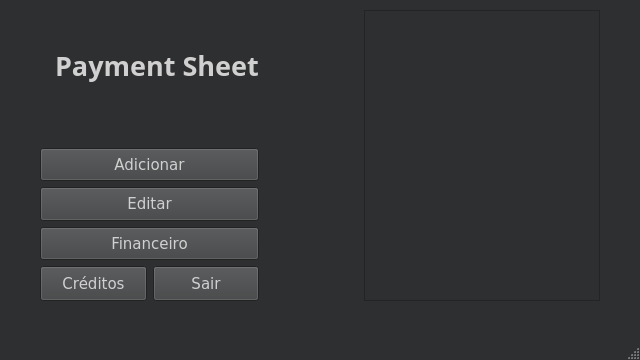
<?xml version="1.0" encoding="UTF-8"?>
<ui version="4.0">
 <class>MainWindow</class>
 <widget class="QMainWindow" name="MainWindow">
  <property name="geometry">
   <rect>
    <x>0</x>
    <y>0</y>
    <width>640</width>
    <height>360</height>
   </rect>
  </property>
  <property name="sizePolicy">
   <sizepolicy hsizetype="Fixed" vsizetype="Preferred">
    <horstretch>0</horstretch>
    <verstretch>0</verstretch>
   </sizepolicy>
  </property>
  <property name="minimumSize">
   <size>
    <width>640</width>
    <height>360</height>
   </size>
  </property>
  <property name="maximumSize">
   <size>
    <width>640</width>
    <height>360</height>
   </size>
  </property>
  <property name="palette">
   <palette>
    <active>
     <colorrole role="WindowText">
      <brush brushstyle="SolidPattern">
       <color alpha="255">
        <red>255</red>
        <green>255</green>
        <blue>255</blue>
       </color>
      </brush>
     </colorrole>
     <colorrole role="Button">
      <brush brushstyle="SolidPattern">
       <color alpha="255">
        <red>85</red>
        <green>85</green>
        <blue>127</blue>
       </color>
      </brush>
     </colorrole>
     <colorrole role="Light">
      <brush brushstyle="SolidPattern">
       <color alpha="255">
        <red>127</red>
        <green>127</green>
        <blue>190</blue>
       </color>
      </brush>
     </colorrole>
     <colorrole role="Midlight">
      <brush brushstyle="SolidPattern">
       <color alpha="255">
        <red>106</red>
        <green>106</green>
        <blue>158</blue>
       </color>
      </brush>
     </colorrole>
     <colorrole role="Dark">
      <brush brushstyle="SolidPattern">
       <color alpha="255">
        <red>42</red>
        <green>42</green>
        <blue>63</blue>
       </color>
      </brush>
     </colorrole>
     <colorrole role="Mid">
      <brush brushstyle="SolidPattern">
       <color alpha="255">
        <red>57</red>
        <green>57</green>
        <blue>85</blue>
       </color>
      </brush>
     </colorrole>
     <colorrole role="Text">
      <brush brushstyle="SolidPattern">
       <color alpha="255">
        <red>255</red>
        <green>255</green>
        <blue>255</blue>
       </color>
      </brush>
     </colorrole>
     <colorrole role="BrightText">
      <brush brushstyle="SolidPattern">
       <color alpha="255">
        <red>255</red>
        <green>255</green>
        <blue>255</blue>
       </color>
      </brush>
     </colorrole>
     <colorrole role="ButtonText">
      <brush brushstyle="SolidPattern">
       <color alpha="255">
        <red>0</red>
        <green>0</green>
        <blue>0</blue>
       </color>
      </brush>
     </colorrole>
     <colorrole role="Base">
      <brush brushstyle="SolidPattern">
       <color alpha="255">
        <red>0</red>
        <green>0</green>
        <blue>0</blue>
       </color>
      </brush>
     </colorrole>
     <colorrole role="Window">
      <brush brushstyle="SolidPattern">
       <color alpha="255">
        <red>35</red>
        <green>35</green>
        <blue>52</blue>
       </color>
      </brush>
     </colorrole>
     <colorrole role="Shadow">
      <brush brushstyle="SolidPattern">
       <color alpha="255">
        <red>0</red>
        <green>0</green>
        <blue>0</blue>
       </color>
      </brush>
     </colorrole>
     <colorrole role="AlternateBase">
      <brush brushstyle="SolidPattern">
       <color alpha="255">
        <red>42</red>
        <green>42</green>
        <blue>63</blue>
       </color>
      </brush>
     </colorrole>
     <colorrole role="ToolTipBase">
      <brush brushstyle="SolidPattern">
       <color alpha="255">
        <red>255</red>
        <green>255</green>
        <blue>220</blue>
       </color>
      </brush>
     </colorrole>
     <colorrole role="ToolTipText">
      <brush brushstyle="SolidPattern">
       <color alpha="255">
        <red>0</red>
        <green>0</green>
        <blue>0</blue>
       </color>
      </brush>
     </colorrole>
    </active>
    <inactive>
     <colorrole role="WindowText">
      <brush brushstyle="SolidPattern">
       <color alpha="255">
        <red>208</red>
        <green>208</green>
        <blue>208</blue>
       </color>
      </brush>
     </colorrole>
     <colorrole role="Button">
      <brush brushstyle="SolidPattern">
       <color alpha="255">
        <red>64</red>
        <green>65</green>
        <blue>66</blue>
       </color>
      </brush>
     </colorrole>
     <colorrole role="Light">
      <brush brushstyle="SolidPattern">
       <color alpha="255">
        <red>255</red>
        <green>255</green>
        <blue>255</blue>
       </color>
      </brush>
     </colorrole>
     <colorrole role="Midlight">
      <brush brushstyle="SolidPattern">
       <color alpha="255">
        <red>227</red>
        <green>227</green>
        <blue>227</blue>
       </color>
      </brush>
     </colorrole>
     <colorrole role="Dark">
      <brush brushstyle="SolidPattern">
       <color alpha="255">
        <red>64</red>
        <green>65</green>
        <blue>66</blue>
       </color>
      </brush>
     </colorrole>
     <colorrole role="Mid">
      <brush brushstyle="SolidPattern">
       <color alpha="255">
        <red>160</red>
        <green>160</green>
        <blue>160</blue>
       </color>
      </brush>
     </colorrole>
     <colorrole role="Text">
      <brush brushstyle="SolidPattern">
       <color alpha="255">
        <red>208</red>
        <green>208</green>
        <blue>208</blue>
       </color>
      </brush>
     </colorrole>
     <colorrole role="BrightText">
      <brush brushstyle="SolidPattern">
       <color alpha="255">
        <red>255</red>
        <green>51</green>
        <blue>51</blue>
       </color>
      </brush>
     </colorrole>
     <colorrole role="ButtonText">
      <brush brushstyle="SolidPattern">
       <color alpha="255">
        <red>208</red>
        <green>208</green>
        <blue>208</blue>
       </color>
      </brush>
     </colorrole>
     <colorrole role="Base">
      <brush brushstyle="SolidPattern">
       <color alpha="255">
        <red>46</red>
        <green>47</green>
        <blue>48</blue>
       </color>
      </brush>
     </colorrole>
     <colorrole role="Window">
      <brush brushstyle="SolidPattern">
       <color alpha="255">
        <red>46</red>
        <green>47</green>
        <blue>48</blue>
       </color>
      </brush>
     </colorrole>
     <colorrole role="Shadow">
      <brush brushstyle="SolidPattern">
       <color alpha="255">
        <red>105</red>
        <green>105</green>
        <blue>105</blue>
       </color>
      </brush>
     </colorrole>
     <colorrole role="AlternateBase">
      <brush brushstyle="SolidPattern">
       <color alpha="255">
        <red>53</red>
        <green>54</green>
        <blue>55</blue>
       </color>
      </brush>
     </colorrole>
     <colorrole role="ToolTipBase">
      <brush brushstyle="SolidPattern">
       <color alpha="255">
        <red>64</red>
        <green>65</green>
        <blue>66</blue>
       </color>
      </brush>
     </colorrole>
     <colorrole role="ToolTipText">
      <brush brushstyle="SolidPattern">
       <color alpha="255">
        <red>208</red>
        <green>208</green>
        <blue>208</blue>
       </color>
      </brush>
     </colorrole>
    </inactive>
    <disabled>
     <colorrole role="WindowText">
      <brush brushstyle="SolidPattern">
       <color alpha="255">
        <red>42</red>
        <green>42</green>
        <blue>63</blue>
       </color>
      </brush>
     </colorrole>
     <colorrole role="Button">
      <brush brushstyle="SolidPattern">
       <color alpha="255">
        <red>85</red>
        <green>85</green>
        <blue>127</blue>
       </color>
      </brush>
     </colorrole>
     <colorrole role="Light">
      <brush brushstyle="SolidPattern">
       <color alpha="255">
        <red>127</red>
        <green>127</green>
        <blue>190</blue>
       </color>
      </brush>
     </colorrole>
     <colorrole role="Midlight">
      <brush brushstyle="SolidPattern">
       <color alpha="255">
        <red>106</red>
        <green>106</green>
        <blue>158</blue>
       </color>
      </brush>
     </colorrole>
     <colorrole role="Dark">
      <brush brushstyle="SolidPattern">
       <color alpha="255">
        <red>42</red>
        <green>42</green>
        <blue>63</blue>
       </color>
      </brush>
     </colorrole>
     <colorrole role="Mid">
      <brush brushstyle="SolidPattern">
       <color alpha="255">
        <red>57</red>
        <green>57</green>
        <blue>85</blue>
       </color>
      </brush>
     </colorrole>
     <colorrole role="Text">
      <brush brushstyle="SolidPattern">
       <color alpha="255">
        <red>42</red>
        <green>42</green>
        <blue>63</blue>
       </color>
      </brush>
     </colorrole>
     <colorrole role="BrightText">
      <brush brushstyle="SolidPattern">
       <color alpha="255">
        <red>255</red>
        <green>255</green>
        <blue>255</blue>
       </color>
      </brush>
     </colorrole>
     <colorrole role="ButtonText">
      <brush brushstyle="SolidPattern">
       <color alpha="255">
        <red>42</red>
        <green>42</green>
        <blue>63</blue>
       </color>
      </brush>
     </colorrole>
     <colorrole role="Base">
      <brush brushstyle="SolidPattern">
       <color alpha="255">
        <red>35</red>
        <green>35</green>
        <blue>52</blue>
       </color>
      </brush>
     </colorrole>
     <colorrole role="Window">
      <brush brushstyle="SolidPattern">
       <color alpha="255">
        <red>35</red>
        <green>35</green>
        <blue>52</blue>
       </color>
      </brush>
     </colorrole>
     <colorrole role="Shadow">
      <brush brushstyle="SolidPattern">
       <color alpha="255">
        <red>0</red>
        <green>0</green>
        <blue>0</blue>
       </color>
      </brush>
     </colorrole>
     <colorrole role="AlternateBase">
      <brush brushstyle="SolidPattern">
       <color alpha="255">
        <red>53</red>
        <green>54</green>
        <blue>55</blue>
       </color>
      </brush>
     </colorrole>
     <colorrole role="ToolTipBase">
      <brush brushstyle="SolidPattern">
       <color alpha="255">
        <red>64</red>
        <green>65</green>
        <blue>66</blue>
       </color>
      </brush>
     </colorrole>
     <colorrole role="ToolTipText">
      <brush brushstyle="SolidPattern">
       <color alpha="255">
        <red>208</red>
        <green>208</green>
        <blue>208</blue>
       </color>
      </brush>
     </colorrole>
    </disabled>
   </palette>
  </property>
  <property name="windowTitle">
   <string>MainWindow</string>
  </property>
  <widget class="QWidget" name="centralwidget">
   <widget class="QWidget" name="layoutWidget">
    <property name="geometry">
     <rect>
      <x>0</x>
      <y>0</y>
      <width>641</width>
      <height>311</height>
     </rect>
    </property>
    <layout class="QGridLayout" name="gridLayout_2">
     <property name="sizeConstraint">
      <enum>QLayout::SetMaximumSize</enum>
     </property>
     <item row="1" column="2">
      <spacer name="horizontalSpacer">
       <property name="orientation">
        <enum>Qt::Horizontal</enum>
       </property>
       <property name="sizeHint" stdset="0">
        <size>
         <width>118</width>
         <height>20</height>
        </size>
       </property>
      </spacer>
     </item>
     <item row="1" column="4">
      <spacer name="horizontalSpacer_2">
       <property name="orientation">
        <enum>Qt::Horizontal</enum>
       </property>
       <property name="sizeHint" stdset="0">
        <size>
         <width>60</width>
         <height>20</height>
        </size>
       </property>
      </spacer>
     </item>
     <item row="1" column="0">
      <spacer name="horizontalSpacer_3">
       <property name="orientation">
        <enum>Qt::Horizontal</enum>
       </property>
       <property name="sizeHint" stdset="0">
        <size>
         <width>60</width>
         <height>20</height>
        </size>
       </property>
      </spacer>
     </item>
     <item row="2" column="2">
      <spacer name="verticalSpacer_2">
       <property name="orientation">
        <enum>Qt::Vertical</enum>
       </property>
       <property name="sizeType">
        <enum>QSizePolicy::Fixed</enum>
       </property>
       <property name="sizeHint" stdset="0">
        <size>
         <width>20</width>
         <height>10</height>
        </size>
       </property>
      </spacer>
     </item>
     <item row="1" column="1">
      <layout class="QGridLayout" name="gridLayout">
       <item row="3" column="0">
        <layout class="QHBoxLayout" name="horizontalLayout">
         <property name="sizeConstraint">
          <enum>QLayout::SetMinAndMaxSize</enum>
         </property>
         <item>
          <widget class="QPushButton" name="bt_credits">
           <property name="sizePolicy">
            <sizepolicy hsizetype="Fixed" vsizetype="Fixed">
             <horstretch>0</horstretch>
             <verstretch>0</verstretch>
            </sizepolicy>
           </property>
           <property name="maximumSize">
            <size>
             <width>250</width>
             <height>35</height>
            </size>
           </property>
           <property name="font">
            <font>
             <family>Verdana</family>
             <pointsize>11</pointsize>
            </font>
           </property>
           <property name="text">
            <string>Créditos</string>
           </property>
          </widget>
         </item>
         <item>
          <widget class="QPushButton" name="bt_exit">
           <property name="sizePolicy">
            <sizepolicy hsizetype="Fixed" vsizetype="Fixed">
             <horstretch>0</horstretch>
             <verstretch>0</verstretch>
            </sizepolicy>
           </property>
           <property name="maximumSize">
            <size>
             <width>250</width>
             <height>35</height>
            </size>
           </property>
           <property name="font">
            <font>
             <family>Verdana</family>
             <pointsize>11</pointsize>
            </font>
           </property>
           <property name="text">
            <string>Sair</string>
           </property>
          </widget>
         </item>
        </layout>
       </item>
       <item row="0" column="0">
        <widget class="QLabel" name="label_LOGO">
         <property name="font">
          <font>
           <family>Unispace</family>
           <pointsize>20</pointsize>
           <bold>true</bold>
          </font>
         </property>
         <property name="text">
          <string>      Payment Sheet</string>
         </property>
         <property name="textFormat">
          <enum>Qt::RichText</enum>
         </property>
         <property name="scaledContents">
          <bool>false</bool>
         </property>
         <property name="indent">
          <number>15</number>
         </property>
         <property name="textInteractionFlags">
          <set>Qt::NoTextInteraction</set>
         </property>
        </widget>
       </item>
       <item row="2" column="0">
        <layout class="QVBoxLayout" name="verticalLayout">
         <property name="sizeConstraint">
          <enum>QLayout::SetMaximumSize</enum>
         </property>
         <item>
          <widget class="QPushButton" name="bt_add">
           <property name="sizePolicy">
            <sizepolicy hsizetype="Preferred" vsizetype="Preferred">
             <horstretch>0</horstretch>
             <verstretch>0</verstretch>
            </sizepolicy>
           </property>
           <property name="font">
            <font>
             <family>Verdana</family>
             <pointsize>11</pointsize>
            </font>
           </property>
           <property name="text">
            <string>Adicionar</string>
           </property>
          </widget>
         </item>
         <item>
          <widget class="QPushButton" name="bt_edit">
           <property name="sizePolicy">
            <sizepolicy hsizetype="Preferred" vsizetype="Preferred">
             <horstretch>0</horstretch>
             <verstretch>0</verstretch>
            </sizepolicy>
           </property>
           <property name="maximumSize">
            <size>
             <width>250</width>
             <height>300</height>
            </size>
           </property>
           <property name="sizeIncrement">
            <size>
             <width>25</width>
             <height>0</height>
            </size>
           </property>
           <property name="font">
            <font>
             <family>Verdana</family>
             <pointsize>11</pointsize>
            </font>
           </property>
           <property name="text">
            <string>Editar</string>
           </property>
          </widget>
         </item>
         <item>
          <widget class="QPushButton" name="bt_financial">
           <property name="sizePolicy">
            <sizepolicy hsizetype="Preferred" vsizetype="Preferred">
             <horstretch>0</horstretch>
             <verstretch>0</verstretch>
            </sizepolicy>
           </property>
           <property name="maximumSize">
            <size>
             <width>250</width>
             <height>300</height>
            </size>
           </property>
           <property name="font">
            <font>
             <family>Verdana</family>
             <pointsize>11</pointsize>
            </font>
           </property>
           <property name="text">
            <string>Financeiro</string>
           </property>
          </widget>
         </item>
        </layout>
       </item>
       <item row="1" column="0">
        <spacer name="verticalSpacer">
         <property name="orientation">
          <enum>Qt::Vertical</enum>
         </property>
         <property name="sizeType">
          <enum>QSizePolicy::Fixed</enum>
         </property>
         <property name="sizeHint" stdset="0">
          <size>
           <width>20</width>
           <height>20</height>
          </size>
         </property>
        </spacer>
       </item>
      </layout>
     </item>
     <item row="1" column="3">
      <widget class="QListView" name="listView">
       <property name="enabled">
        <bool>true</bool>
       </property>
      </widget>
     </item>
     <item row="0" column="2">
      <spacer name="verticalSpacer_3">
       <property name="orientation">
        <enum>Qt::Vertical</enum>
       </property>
       <property name="sizeType">
        <enum>QSizePolicy::Fixed</enum>
       </property>
       <property name="sizeHint" stdset="0">
        <size>
         <width>20</width>
         <height>10</height>
        </size>
       </property>
      </spacer>
     </item>
    </layout>
   </widget>
  </widget>
  <widget class="QMenuBar" name="menubar">
   <property name="geometry">
    <rect>
     <x>0</x>
     <y>0</y>
     <width>640</width>
     <height>21</height>
    </rect>
   </property>
  </widget>
  <widget class="QStatusBar" name="statusbar"/>
 </widget>
 <resources/>
 <connections/>
</ui>
